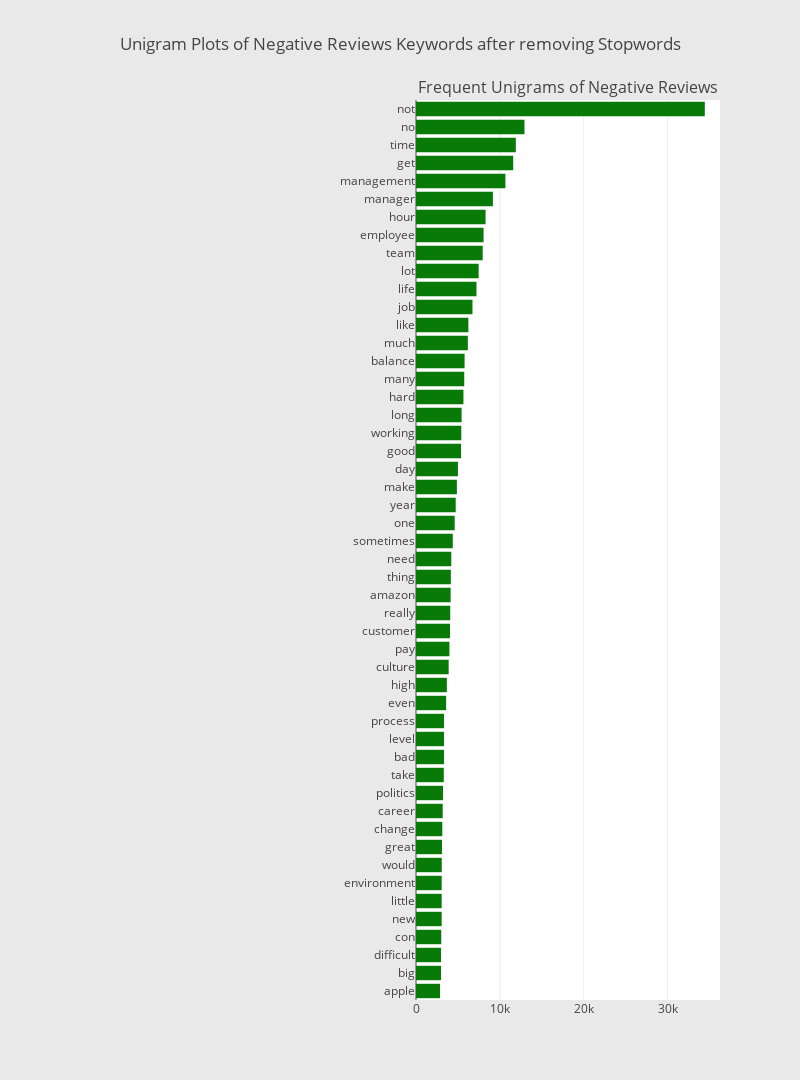

The notebook cell this image was saved under:
### Code cell
# Plotting the unigram plot (Cons)
reviews_df = pd.DataFrame({'Reviews':cons_token})
unigram_dict = defaultdict(int)

for sentence in reviews_df["Reviews"]:
    if len(sentence) > 1:
        bigram = ngrams(sentence, 1)
        for gram in bigram:
            unigram_dict[" ".join([g for g in gram])] += 1


fd_sorted = pd.DataFrame(sorted(unigram_dict.items(), key=lambda x: x[1])[::-1])
fd_sorted.columns = ["word", "wordFreq"]
sym_2 = horizontal_bar_chart(fd_sorted.head(50), '#077A07')
                             
fig = tools.make_subplots(
        rows=1, 
        cols=2, 
        vertical_spacing=0.04,
        horizontal_spacing=0.05,
        subplot_titles=["","Frequent Unigrams of Negative Reviews"])
fig.append_trace(sym_2, 1, 2)
fig['layout'].update(
        height=1080, 
        width=800, 
        paper_bgcolor='rgb(233,233,233)', 
        title="Unigram Plots of Negative Reviews Keywords after removing Stopwords")
plotly.offline.iplot(fig) # jupyter notebook only

### Figure 1 — Plotly figure (JSON) as saved in the notebook; plotly's stock layout.template omitted (floating-point values rounded to 4 significant figures)
{"data": [{"marker": {"color": "#077A07"}, "orientation": "h", "showlegend": false, "type": "bar", "uid": "2b6eea1e-cf25-495d-8ea7-4dd3cfd33ab5", "x": [2864, 2980, 2983, 3011, 3062, 3063, 3064, 3074, 3104, 3137, 3186, 3219, 3314, 3340, 3340, 3343, 3593, 3681, 3897, 3987, 4056, 4081, 4130, 4157, 4209, 4386, 4613, 4739, 4875, 5001, 5375, 5399, 5441, 5658, 5753, 5796, 6183, 6245, 6736, 7214, 7472, 7955, 8059, 8297, 9172, 10662, 11594, 11906, 12937, 34445], "xaxis": "x2", "y": ["apple", "big", "difficult", "con", "new", "little", "environment", "would", "great", "change", "career", "politics", "take", "bad", "level", "process", "even", "high", "culture", "pay", "customer", "really", "amazon", "thing", "need", "sometimes", "one", "year", "make", "day", "good", "working", "long", "hard", "many", "balance", "much", "like", "job", "life", "lot", "team", "employee", "hour", "manager", "management", "get", "time", "no", "not"], "yaxis": "y2"}], "layout": {"annotations": [{"font": {"size": 16}, "showarrow": false, "text": "Frequent Unigrams of Negative Reviews", "x": 0.7625, "xanchor": "center", "xref": "paper", "y": 1, "yanchor": "bottom", "yref": "paper"}], "height": 1080, "paper_bgcolor": "rgb(233,233,233)", "title": {"text": "Unigram Plots of Negative Reviews Keywords after removing Stopwords"}, "width": 800, "xaxis": {"anchor": "y", "domain": [0, 0.475]}, "xaxis2": {"anchor": "y2", "domain": [0.525, 1]}, "yaxis": {"anchor": "x", "domain": [0, 1]}, "yaxis2": {"anchor": "x2", "domain": [0, 1]}}}
